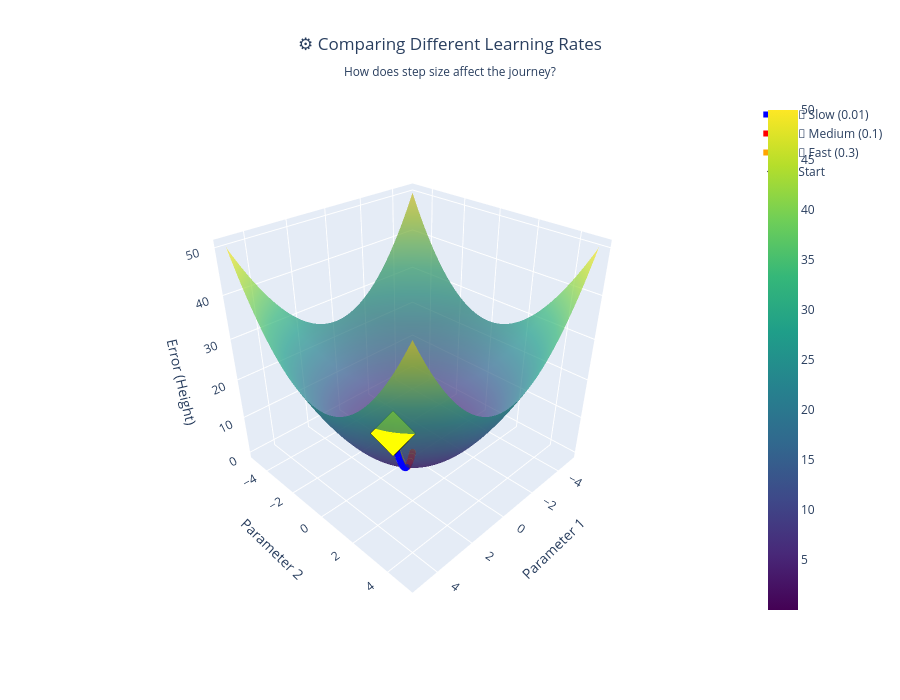

Here is the notebook cell this chart was saved with:
### Markdown cell above
## Step 3: How Learning Rate Affects the Journey

Let's compare different learning rates to see how step size matters!

### Code cell
# Test different learning rates
learning_rates = [0.01, 0.1, 0.3]
colors = ['blue', 'red', 'orange']
names = ['🐌 Slow (0.01)', '🚶 Medium (0.1)', '🏃 Fast (0.3)']

fig = go.Figure()

# Add the surface
fig.add_trace(go.Surface(
    x=X, y=Y, z=Z,
    colorscale='Viridis',
    showscale=True,
    opacity=0.7,
    name='Error Surface'
))

# Add paths for each learning rate
for lr, color, name in zip(learning_rates, colors, names):
    path_x, path_y, path_z = gradient_descent_path(4.0, 3.0, learning_rate=lr, num_steps=50)
    
    fig.add_trace(go.Scatter3d(
        x=path_x, y=path_y, z=path_z,
        mode='lines+markers',
        name=name,
        line=dict(color=color, width=6),
        marker=dict(size=4, color=color)
    ))

# Mark starting point
fig.add_trace(go.Scatter3d(
    x=[4.0], y=[3.0], z=[4.0**2 + 3.0**2],
    mode='markers',
    name='Start',
    marker=dict(size=15, color='yellow', symbol='diamond',
                line=dict(color='black', width=2))
))

fig.update_layout(
    title=dict(
        text="⚙️ Comparing Different Learning Rates<br><sub>How does step size affect the journey?</sub>",
        x=0.5,
        xanchor='center'
    ),
    scene=dict(
        xaxis_title="Parameter 1",
        yaxis_title="Parameter 2",
        zaxis_title="Error (Height)",
        camera=dict(
            eye=dict(x=1.5, y=1.5, z=1.3)
        )
    ),
    width=900,
    height=700
)

fig.show()

print("\n💡 What We Learned:")
print("   🐌 Small learning rate (blue): Takes many tiny steps - slow but steady")
print("   🚶 Medium learning rate (red): Balanced approach - efficient path")
print("   🏃 Large learning rate (orange): Takes big steps - faster but might overshoot")
